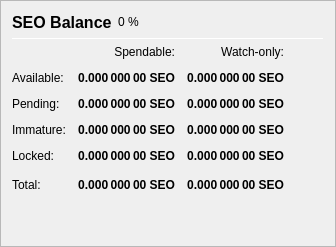
                   <widget class="QFrame" name="frame_Balances">
                    <property name="frameShape">
                     <enum>QFrame::StyledPanel</enum>
                    </property>
                    <property name="frameShadow">
                     <enum>QFrame::Raised</enum>
                    </property>
                    <layout class="QVBoxLayout" name="verticalLayout_4">
                     <item>
                      <layout class="QHBoxLayout" name="horizontalLayout_4">
                       <item>
                        <widget class="QLabel" name="label_5">
                         <property name="minimumSize">
                          <size>
                           <width>0</width>
                           <height>20</height>
                          </size>
                         </property>
                         <property name="font">
                          <font>
                           <pointsize>12</pointsize>
                           <weight>75</weight>
                           <bold>true</bold>
                          </font>
                         </property>
                         <property name="text">
                          <string>SEO Balance</string>
                         </property>
                        </widget>
                       </item>
                       <item>
                        <widget class="QLabel" name="labelSEOPercent">
                         <property name="text">
                          <string notr="true">0 %</string>
                         </property>
                        </widget>
                       </item>
                       <item>
                        <spacer name="horizontalSpacer_3">
                         <property name="orientation">
                          <enum>Qt::Horizontal</enum>
                         </property>
                         <property name="sizeHint" stdset="0">
                          <size>
                           <width>40</width>
                           <height>20</height>
                          </size>
                         </property>
                        </spacer>
                       </item>
                      </layout>
                     </item>
                     <item>
                      <widget class="Line" name="line_Balance">
                       <property name="minimumSize">
                        <size>
                         <width>0</width>
                         <height>1</height>
                        </size>
                       </property>
                       <property name="maximumSize">
                        <size>
                         <width>16777215</width>
                         <height>1</height>
                        </size>
                       </property>
                       <property name="orientation">
                        <enum>Qt::Horizontal</enum>
                       </property>
                      </widget>
                     </item>
                     <item>
                      <layout class="QGridLayout" name="gridLayout">
                       <property name="spacing">
                        <number>12</number>
                       </property>
                       <item row="0" column="1">
                        <widget class="QLabel" name="labelSpendable">
                         <property name="text">
                          <string>Spendable:</string>
                         </property>
                         <property name="alignment">
                          <set>Qt::AlignRight|Qt::AlignTrailing|Qt::AlignVCenter</set>
                         </property>
                        </widget>
                       </item>
                       <item row="0" column="2">
                        <widget class="QLabel" name="labelWatchonly">
                         <property name="text">
                          <string>Watch-only:</string>
                         </property>
                         <property name="alignment">
                          <set>Qt::AlignRight|Qt::AlignTrailing|Qt::AlignVCenter</set>
                         </property>
                        </widget>
                       </item>
                       <item row="1" column="0">
                        <widget class="QLabel" name="labelBalanceText">
                         <property name="text">
                          <string>Available:</string>
                         </property>
                        </widget>
                       </item>
                       <item row="1" column="1">
                        <widget class="QLabel" name="labelBalance">
                         <property name="font">
                          <font>
                           <weight>75</weight>
                           <bold>true</bold>
                          </font>
                         </property>
                         <property name="cursor">
                          <cursorShape>IBeamCursor</cursorShape>
                         </property>
                         <property name="toolTip">
                          <string>Your current spendable balance</string>
                         </property>
                         <property name="text">
                          <string notr="true">0.000 000 00 SEO</string>
                         </property>
                         <property name="alignment">
                          <set>Qt::AlignRight|Qt::AlignTrailing|Qt::AlignVCenter</set>
                         </property>
                         <property name="textInteractionFlags">
                          <set>Qt::LinksAccessibleByMouse|Qt::TextSelectableByKeyboard|Qt::TextSelectableByMouse</set>
                         </property>
                        </widget>
                       </item>
                       <item row="1" column="2">
                        <widget class="QLabel" name="labelWatchAvailable">
                         <property name="font">
                          <font>
                           <weight>75</weight>
                           <bold>true</bold>
                          </font>
                         </property>
                         <property name="cursor">
                          <cursorShape>IBeamCursor</cursorShape>
                         </property>
                         <property name="toolTip">
                          <string>Your current balance in watch-only addresses</string>
                         </property>
                         <property name="text">
                          <string notr="true">0.000 000 00 SEO</string>
                         </property>
                         <property name="alignment">
                          <set>Qt::AlignRight|Qt::AlignTrailing|Qt::AlignVCenter</set>
                         </property>
                         <property name="textInteractionFlags">
                          <set>Qt::LinksAccessibleByMouse|Qt::TextSelectableByKeyboard|Qt::TextSelectableByMouse</set>
                         </property>
                        </widget>
                       </item>
                       <item row="2" column="0">
                        <widget class="QLabel" name="labelPendingText">
                         <property name="text">
                          <string>Pending:</string>
                         </property>
                        </widget>
                       </item>
                       <item row="2" column="1">
                        <widget class="QLabel" name="labelUnconfirmed">
                         <property name="font">
                          <font>
                           <weight>75</weight>
                           <bold>true</bold>
                          </font>
                         </property>
                         <property name="cursor">
                          <cursorShape>IBeamCursor</cursorShape>
                         </property>
                         <property name="toolTip">
                          <string>Total of transactions that have yet to be confirmed, and do not yet count toward the spendable balance</string>
                         </property>
                         <property name="text">
                          <string notr="true">0.000 000 00 SEO</string>
                         </property>
                         <property name="alignment">
                          <set>Qt::AlignRight|Qt::AlignTrailing|Qt::AlignVCenter</set>
                         </property>
                         <property name="textInteractionFlags">
                          <set>Qt::LinksAccessibleByMouse|Qt::TextSelectableByKeyboard|Qt::TextSelectableByMouse</set>
                         </property>
                        </widget>
                       </item>
                       <item row="2" column="2">
                        <widget class="QLabel" name="labelWatchPending">
                         <property name="font">
                          <font>
                           <weight>75</weight>
                           <bold>true</bold>
                          </font>
                         </property>
                         <property name="cursor">
                          <cursorShape>IBeamCursor</cursorShape>
                         </property>
                         <property name="toolTip">
                          <string>Unconfirmed transactions to watch-only addresses</string>
                         </property>
                         <property name="text">
                          <string notr="true">0.000 000 00 SEO</string>
                         </property>
                         <property name="alignment">
                          <set>Qt::AlignRight|Qt::AlignTrailing|Qt::AlignVCenter</set>
                         </property>
                         <property name="textInteractionFlags">
                          <set>Qt::LinksAccessibleByMouse|Qt::TextSelectableByKeyboard|Qt::TextSelectableByMouse</set>
                         </property>
                        </widget>
                       </item>
                       <item row="3" column="0">
                        <widget class="QLabel" name="labelImmatureText">
                         <property name="text">
                          <string>Immature:</string>
                         </property>
                        </widget>
                       </item>
                       <item row="3" column="1">
                        <widget class="QLabel" name="labelImmature">
                         <property name="font">
                          <font>
                           <weight>75</weight>
                           <bold>true</bold>
                          </font>
                         </property>
                         <property name="cursor">
                          <cursorShape>IBeamCursor</cursorShape>
                         </property>
                         <property name="toolTip">
                          <string>Staked or masternode rewards that has not yet matured</string>
                         </property>
                         <property name="text">
                          <string notr="true">0.000 000 00 SEO</string>
                         </property>
                         <property name="alignment">
                          <set>Qt::AlignRight|Qt::AlignTrailing|Qt::AlignVCenter</set>
                         </property>
                         <property name="textInteractionFlags">
                          <set>Qt::LinksAccessibleByMouse|Qt::TextSelectableByKeyboard|Qt::TextSelectableByMouse</set>
                         </property>
                        </widget>
                       </item>
                       <item row="3" column="2">
                        <widget class="QLabel" name="labelWatchImmature">
                         <property name="font">
                          <font>
                           <weight>75</weight>
                           <bold>true</bold>
                          </font>
                         </property>
                         <property name="cursor">
                          <cursorShape>IBeamCursor</cursorShape>
                         </property>
                         <property name="toolTip">
                          <string>Staked or masternode rewards in watch-only addresses that has not yet matured</string>
                         </property>
                         <property name="text">
                          <string notr="true">0.000 000 00 SEO</string>
                         </property>
                         <property name="alignment">
                          <set>Qt::AlignRight|Qt::AlignTrailing|Qt::AlignVCenter</set>
                         </property>
                         <property name="textInteractionFlags">
                          <set>Qt::LinksAccessibleByMouse|Qt::TextSelectableByKeyboard|Qt::TextSelectableByMouse</set>
                         </property>
                        </widget>
                       </item>
                       <item row="4" column="0">
                        <widget class="QLabel" name="labelLockedBalanceText">
                         <property name="toolTip">
                          <string>Locked SEO or Masternode collaterals. These are excluded from zSEO minting.</string>
                         </property>
                         <property name="text">
                          <string>Locked:</string>
                         </property>
                        </widget>
                       </item>
                       <item row="4" column="1">
                        <widget class="QLabel" name="labelLockedBalance">
                         <property name="font">
                          <font>
                           <weight>75</weight>
                           <bold>true</bold>
                          </font>
                         </property>
                         <property name="cursor">
                          <cursorShape>IBeamCursor</cursorShape>
                         </property>
                         <property name="toolTip">
                          <string>Locked SEO or Masternode collaterals. These are excluded from zSEO minting.</string>
                         </property>
                         <property name="text">
                          <string notr="true">0.000 000 00 SEO</string>
                         </property>
                         <property name="alignment">
                          <set>Qt::AlignRight|Qt::AlignTrailing|Qt::AlignVCenter</set>
                         </property>
                         <property name="textInteractionFlags">
                          <set>Qt::LinksAccessibleByMouse|Qt::TextSelectableByKeyboard|Qt::TextSelectableByMouse</set>
                         </property>
                        </widget>
                       </item>
                       <item row="4" column="2">
                        <widget class="QLabel" name="labelWatchLocked">
                         <property name="font">
                          <font>
                           <weight>75</weight>
                           <bold>true</bold>
                          </font>
                         </property>
                         <property name="cursor">
                          <cursorShape>IBeamCursor</cursorShape>
                         </property>
                         <property name="toolTip">
                          <string>Current locked balance in watch-only addresses</string>
                         </property>
                         <property name="text">
                          <string notr="true">0.000 000 00 SEO</string>
                         </property>
                         <property name="alignment">
                          <set>Qt::AlignRight|Qt::AlignTrailing|Qt::AlignVCenter</set>
                         </property>
                         <property name="textInteractionFlags">
                          <set>Qt::LinksAccessibleByMouse|Qt::TextSelectableByKeyboard|Qt::TextSelectableByMouse</set>
                         </property>
                        </widget>
                       </item>
                       <item row="5" column="0">
                        <widget class="QLabel" name="labelTotalText">
                         <property name="toolTip">
                          <string>Your current SEOCOIN balance, unconfirmed and immature transactions included</string>
                         </property>
                         <property name="text">
                          <string>Total:</string>
                         </property>
                        </widget>
                       </item>
                       <item row="5" column="1">
                        <widget class="QLabel" name="labelTotal">
                         <property name="font">
                          <font>
                           <weight>75</weight>
                           <bold>true</bold>
                          </font>
                         </property>
                         <property name="cursor">
                          <cursorShape>IBeamCursor</cursorShape>
                         </property>
                         <property name="toolTip">
                          <string>Your current SEOCOIN balance, unconfirmed and immature transactions included</string>
                         </property>
                         <property name="text">
                          <string notr="true">0.000 000 00 SEO</string>
                         </property>
                         <property name="alignment">
                          <set>Qt::AlignRight|Qt::AlignTrailing|Qt::AlignVCenter</set>
                         </property>
                         <property name="textInteractionFlags">
                          <set>Qt::LinksAccessibleByMouse|Qt::TextSelectableByKeyboard|Qt::TextSelectableByMouse</set>
                         </property>
                        </widget>
                       </item>
                       <item row="5" column="2">
                        <widget class="QLabel" name="labelWatchTotal">
                         <property name="font">
                          <font>
                           <weight>75</weight>
                           <bold>true</bold>
                          </font>
                         </property>
                         <property name="cursor">
                          <cursorShape>IBeamCursor</cursorShape>
                         </property>
                         <property name="toolTip">
                          <string>Current total balance in watch-only addresses</string>
                         </property>
                         <property name="text">
                          <string notr="true">0.000 000 00 SEO</string>
                         </property>
                         <property name="alignment">
                          <set>Qt::AlignRight|Qt::AlignTrailing|Qt::AlignVCenter</set>
                         </property>
                         <property name="textInteractionFlags">
                          <set>Qt::LinksAccessibleByMouse|Qt::TextSelectableByKeyboard|Qt::TextSelectableByMouse</set>
                         </property>
                        </widget>
                       </item>
                       <item row="5" column="3">
                        <spacer name="horizontalSpacer_9">
                         <property name="orientation">
                          <enum>Qt::Horizontal</enum>
                         </property>
                         <property name="sizeHint" stdset="0">
                          <size>
                           <width>40</width>
                           <height>20</height>
                          </size>
                         </property>
                        </spacer>
                       </item>
                      </layout>
                     </item>
                     <item>
                      <spacer name="verticalSpacer_3">
                       <property name="orientation">
                        <enum>Qt::Vertical</enum>
                       </property>
                       <property name="sizeHint" stdset="0">
                        <size>
                         <width>20</width>
                         <height>40</height>
                        </size>
                       </property>
                      </spacer>
                     </item>
                    </layout>
                   </widget>
